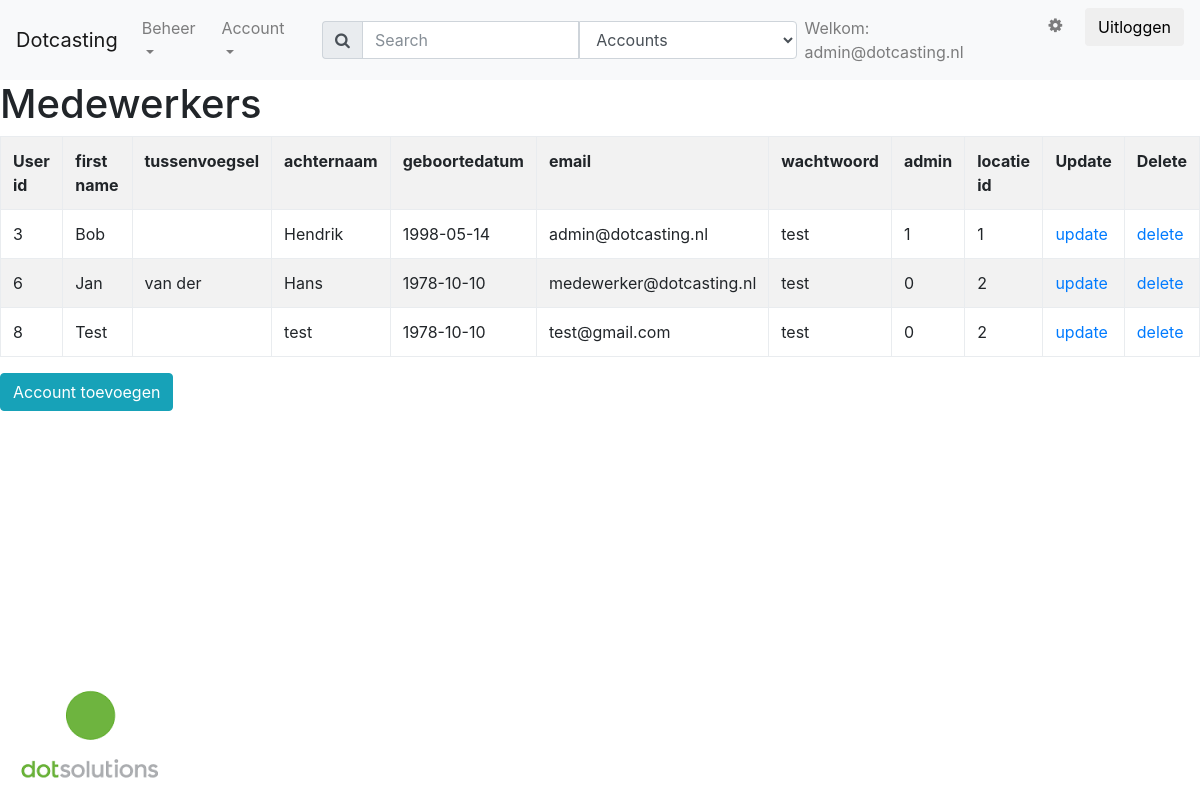
The app's page /dashboard/users/manage_accounts.php (signed in) with its own data.
### tables this page shows
CREATE TABLE `user` (
  `user_id` int(11) NOT NULL,
  `first_name` varchar(255) NOT NULL,
  `insertion` varchar(255) DEFAULT NULL,
  `last_name` varchar(255) NOT NULL,
  `birthday` date NOT NULL,
  `email` varchar(255) NOT NULL,
  `password` varchar(255) NOT NULL,
  `admin` tinyint(1) NOT NULL DEFAULT '0',
  `location` int(11) NOT NULL,
  `file_id` int(11) DEFAULT NULL
);

### dashboard/include/framework.php (called while the page is built, shortened)
<?php
function GetDatabaseConnection(){
	try{
		$host = "localhost";
		$username = "root";
		$password = "";
		$db = "dotcasting";
		return $conn = new PDO("mysql:dbname=$db;host=$host", $username, $password);
	}
	catch(PDOException $ex){
		die("<div class='alert alert-danger' role='alert'><strong>Error:</strong> kan geen verbinding maken</div>");
	}
}
?>

### dashboard/users/manage_accounts.php (the view, shortened to what this page needs)
<?php
include '../include/framework.php';
?>
<!DOCTYPE html>
<html>
<head>
	<?php include '../include/css.php'; ?>
	<link rel="stylesheet" type="text/css" href="../../css/style.css">
	<link rel="stylesheet" type="text/css" href="../../css/bootstrap.min.css">
</head>
<body>
<?php include '../include/navbar.php'; ?>
	<h1>Medewerkers</h1>
	<?php
		$stringBuilder = "SELECT * FROM user";
		$query = GetDatabaseConnection()->prepare($stringBuilder);
		$query->execute();
		?>
	<table class= "table table-bordered table-hover table-striped">
	<?php
	echo "<tr><th>User id</th><th>first name</th><th>tussenvoegsel</th><th>achternaam</th><th>geboortedatum</th><th>email</th><th>wachtwoord</th><th>admin</th><th>locatie id</th><th>Update</th><th>Delete</th></tr>";
	while($row = $query->fetch()){
		echo("<tr>");
		echo("
		<td>".$row['user_id'] ."</td>
		<td>".$row['first_name'] ."</td>
		<td>".$row['insertion'] ."</td>
		<td>".$row['last_name'] ."</td>
		<td>".$row['birthday'] ."</td>
		<td>".$row['email'] ."</td>
		<td>".$row['password'] ."</td>
		<td>".$row['admin'] ."</td>
		<td>".$row['location'] ."</td>
		<td><a href='#'>update</a></td>
		<td><a href='#'>delete</a></td>
		");
		echo("</tr>");
	}
	echo"</table>";
	?>
	        <a href="../users/add_user.php" class="btn btn-info btn-md">
          <span class="glyphicon glyphicon-plus"></span> Account toevoegen
        </a>
<?php include '../include/footer.php'; ?>
</body>
</html>

### dashboard/include/css.php
<link rel="stylesheet" type="text/css" href="/KBS/Project-KBS/css/style.css">
<link rel="stylesheet" type="text/css" href="/KBS/Project-KBS/css/bootstrap.min.css">
<link rel="stylesheet" href="/KBS/Project-KBS/css/font-awesome.min.css">

### dashboard/include/navbar.php (shortened to what this page needs)
<header>
	<nav class="navbar navbar-expand-lg navbar-light bg-light">
  		<a class="navbar-brand" href="/KBS/Project-KBS/dashboard/index.php">Dotcasting</a>
	  	<div class="collapse navbar-collapse" id="navbarSupportedContent">
	    	<ul class="navbar-nav mr-auto">
	      		<li class="nav-item dropdown">
			        <a class="nav-link dropdown-toggle" href="http://example.com" id="navbarDropdownMenuLink" data-toggle="dropdown" aria-haspopup="true" aria-expanded="false">Beheer</a>
				</li>
				<?php if (isset($_SESSION["admin"]) && $_SESSION["admin"] == "1") { ?>
					<li class="nav-item dropdown">
				        <a class="nav-link dropdown-toggle" href="http://example.com" id="navbarDropdownMenuLink" data-toggle="dropdown" aria-haspopup="true" aria-expanded="false">Account</a>
					</li>
				<?php } ?>
		      	<form class="form-inline" id="search-section" method="POST" action="search.php">
				    <div class="input-group">
				    	<button class="input-group-addon" id="basic-addon1"><i class="fa fa-search" aria-hidden="true"></i></button>
				    	<input type="text" class="form-control" name="search-words" placeholder="Search" aria-label="Search" aria-describedby="basic-addon1">
				    	<select class="form-control" name="search-section">
				    		<option <?php IsSelected("manage_accounts"); ?> value="account">Accounts</option>
				    	</select>
				    	<?php
				    		function IsSelected($page){
				    			$url = $_SERVER['PHP_SELF'];
				    			if (strpos($url, $page) !== false) {
									echo "selected";
								}
				    		}
				    	?>
				    </div>
				</form>
	    	</ul>
	    	<ul class="navbar-nav">
				<li class="nav-item"><a class="nav-link" href="#">Welkom: <?php echo $_SESSION["email"]; ?></a></li>
				<li class="nav-item">
			    	<a class="nav-link icon-settings" href="#"><i class="fa fa-cog" aria-hidden="true"></i></a>
			  	</li>
			  	<li class="nav-item">
		  			<button type="button" class="btn" data-toggle="modal" data-target="#modal-logout">Uitloggen</button>
			  	</li>
			</ul>
	  	</div>
	</nav>
</header>

### dashboard/include/footer.php (shortened to what this page needs)
<img src="/KBS/Project-KBS/img/dotsolutions-logo.png" alt="dotsolutions logo" class="img-fluid dotsolutions_logo">

### css/style.css (style rules this page uses)
.btn { cursor: pointer; }
.dotsolutions_logo { bottom: 0; left: 10px; }
@media screen and (min-width: 768px) { .dotsolutions_logo { position: fixed; } }
.icon-settings { margin: -3px 15px 0px 10px; }
#search-section { margin-left: 20px; }

### records on screen
user: user_id "3", first_name "Bob", last_name "Hendrik", birthday "1998-05-14", email "admin@dotcasting.nl", password "test", admin "1", location "1"
user: user_id "6", first_name "Jan", insertion "van der", last_name "Hans", birthday "1978-10-10", email "medewerker@dotcasting.nl", password "test", admin "0", location "2"
user: user_id "8", first_name "Test", last_name "test", birthday "1978-10-10", email "test@gmail.com", password "test", admin "0", location "2"

### other values on screen
$_SESSION["email"] "admin@dotcasting.nl"
